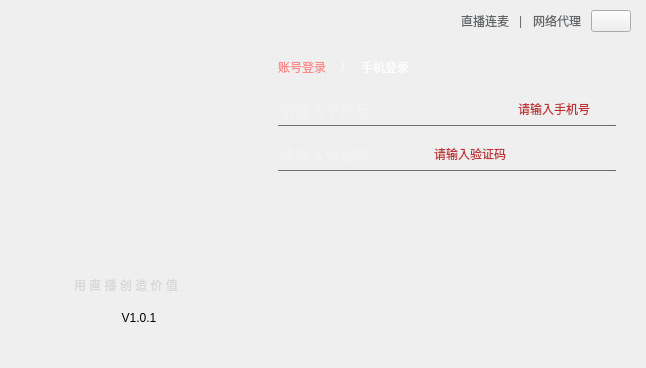
<?xml version="1.0" encoding="UTF-8"?>
<ui version="4.0">
 <class>VhallLoginWidget</class>
 <widget class="QWidget" name="VhallLoginWidget">
  <property name="geometry">
   <rect>
    <x>0</x>
    <y>0</y>
    <width>646</width>
    <height>368</height>
   </rect>
  </property>
  <property name="windowTitle">
   <string>Form</string>
  </property>
  <property name="styleSheet">
   <string notr="true"/>
  </property>
  <layout class="QHBoxLayout" name="horizontalLayout_12">
   <property name="spacing">
    <number>0</number>
   </property>
   <property name="leftMargin">
    <number>0</number>
   </property>
   <property name="topMargin">
    <number>0</number>
   </property>
   <property name="rightMargin">
    <number>0</number>
   </property>
   <property name="bottomMargin">
    <number>0</number>
   </property>
   <item>
    <layout class="QGridLayout" name="gridLayout">
     <property name="leftMargin">
      <number>74</number>
     </property>
     <property name="topMargin">
      <number>223</number>
     </property>
     <property name="rightMargin">
      <number>74</number>
     </property>
     <property name="horizontalSpacing">
      <number>0</number>
     </property>
     <property name="verticalSpacing">
      <number>6</number>
     </property>
     <item row="0" column="0">
      <layout class="QHBoxLayout" name="horizontalLayout_4">
       <property name="spacing">
        <number>0</number>
       </property>
       <item>
        <spacer name="horizontalSpacer_9">
         <property name="orientation">
          <enum>Qt::Horizontal</enum>
         </property>
         <property name="sizeType">
          <enum>QSizePolicy::Fixed</enum>
         </property>
         <property name="sizeHint" stdset="0">
          <size>
           <width>30</width>
           <height>20</height>
          </size>
         </property>
        </spacer>
       </item>
       <item>
        <widget class="QWidget" name="widget_vhallLogo" native="true">
         <property name="minimumSize">
          <size>
           <width>70</width>
           <height>39</height>
          </size>
         </property>
         <property name="maximumSize">
          <size>
           <width>70</width>
           <height>39</height>
          </size>
         </property>
         <property name="styleSheet">
          <string notr="true">border-image: url(:/login/img/loginDialog/login_logo.png);</string>
         </property>
        </widget>
       </item>
       <item>
        <spacer name="horizontalSpacer_10">
         <property name="orientation">
          <enum>Qt::Horizontal</enum>
         </property>
         <property name="sizeType">
          <enum>QSizePolicy::Fixed</enum>
         </property>
         <property name="sizeHint" stdset="0">
          <size>
           <width>30</width>
           <height>20</height>
          </size>
         </property>
        </spacer>
       </item>
      </layout>
     </item>
     <item row="1" column="0">
      <widget class="QLabel" name="label_logo">
       <property name="sizePolicy">
        <sizepolicy hsizetype="Fixed" vsizetype="Fixed">
         <horstretch>0</horstretch>
         <verstretch>0</verstretch>
        </sizepolicy>
       </property>
       <property name="minimumSize">
        <size>
         <width>130</width>
         <height>33</height>
        </size>
       </property>
       <property name="maximumSize">
        <size>
         <width>130</width>
         <height>33</height>
        </size>
       </property>
       <property name="styleSheet">
        <string notr="true">QLabel{color:#d5d8d7;font: 11pt &quot;微软雅黑&quot;;}</string>
       </property>
       <property name="text">
        <string>用 直 播 创 造 价 值</string>
       </property>
      </widget>
     </item>
     <item row="2" column="0">
      <widget class="QLabel" name="labVesion">
       <property name="maximumSize">
        <size>
         <width>130</width>
         <height>16777215</height>
        </size>
       </property>
       <property name="text">
        <string>V1.0.1</string>
       </property>
       <property name="alignment">
        <set>Qt::AlignCenter</set>
       </property>
      </widget>
     </item>
     <item row="3" column="0">
      <spacer name="verticalSpacer_7">
       <property name="orientation">
        <enum>Qt::Vertical</enum>
       </property>
       <property name="sizeType">
        <enum>QSizePolicy::Fixed</enum>
       </property>
       <property name="sizeHint" stdset="0">
        <size>
         <width>20</width>
         <height>40</height>
        </size>
       </property>
      </spacer>
     </item>
    </layout>
   </item>
   <item>
    <layout class="QVBoxLayout" name="verticalLayout_3">
     <property name="spacing">
      <number>0</number>
     </property>
     <property name="topMargin">
      <number>10</number>
     </property>
     <property name="rightMargin">
      <number>0</number>
     </property>
     <property name="bottomMargin">
      <number>0</number>
     </property>
     <item>
      <layout class="QHBoxLayout" name="horizontalLayout_5">
       <property name="spacing">
        <number>0</number>
       </property>
       <property name="rightMargin">
        <number>15</number>
       </property>
       <item>
        <spacer name="horizontalSpacer_8">
         <property name="orientation">
          <enum>Qt::Horizontal</enum>
         </property>
         <property name="sizeHint" stdset="0">
          <size>
           <width>40</width>
           <height>20</height>
          </size>
         </property>
        </spacer>
       </item>
       <item>
        <widget class="QLabel" name="label_interactive">
         <property name="styleSheet">
          <string notr="true">QLabel{
	color:#626567
}
QLabel:hover{
	color:#b8b8b8
}</string>
         </property>
         <property name="text">
          <string>直播连麦</string>
         </property>
        </widget>
       </item>
       <item>
        <spacer name="horizontalSpacer_6">
         <property name="orientation">
          <enum>Qt::Horizontal</enum>
         </property>
         <property name="sizeType">
          <enum>QSizePolicy::Fixed</enum>
         </property>
         <property name="sizeHint" stdset="0">
          <size>
           <width>10</width>
           <height>10</height>
          </size>
         </property>
        </spacer>
       </item>
       <item>
        <widget class="QLabel" name="label_3">
         <property name="styleSheet">
          <string notr="true">color:#626567</string>
         </property>
         <property name="text">
          <string>|</string>
         </property>
        </widget>
       </item>
       <item>
        <spacer name="horizontalSpacer_7">
         <property name="orientation">
          <enum>Qt::Horizontal</enum>
         </property>
         <property name="sizeType">
          <enum>QSizePolicy::Fixed</enum>
         </property>
         <property name="sizeHint" stdset="0">
          <size>
           <width>10</width>
           <height>10</height>
          </size>
         </property>
        </spacer>
       </item>
       <item>
        <widget class="QLabel" name="label_proxy">
         <property name="styleSheet">
          <string notr="true">QLabel{
	color:#626567
}
QLabel:hover{
	color:#b8b8b8
}</string>
         </property>
         <property name="text">
          <string>网络代理</string>
         </property>
        </widget>
       </item>
       <item>
        <spacer name="horizontalSpacer_11">
         <property name="orientation">
          <enum>Qt::Horizontal</enum>
         </property>
         <property name="sizeType">
          <enum>QSizePolicy::Fixed</enum>
         </property>
         <property name="sizeHint" stdset="0">
          <size>
           <width>10</width>
           <height>20</height>
          </size>
         </property>
        </spacer>
       </item>
       <item>
        <widget class="TitleButton" name="BtnClose">
         <property name="text">
          <string/>
         </property>
        </widget>
       </item>
      </layout>
     </item>
     <item>
      <spacer name="verticalSpacer_3">
       <property name="orientation">
        <enum>Qt::Vertical</enum>
       </property>
       <property name="sizeType">
        <enum>QSizePolicy::Fixed</enum>
       </property>
       <property name="sizeHint" stdset="0">
        <size>
         <width>20</width>
         <height>25</height>
        </size>
       </property>
      </spacer>
     </item>
     <item>
      <layout class="QHBoxLayout" name="horizontalLayout_6">
       <property name="spacing">
        <number>15</number>
       </property>
       <property name="rightMargin">
        <number>30</number>
       </property>
       <item>
        <widget class="QLabel" name="login_account">
         <property name="styleSheet">
          <string notr="true">QLabel{
color:#FF8888;
font: 14pt &quot;微软雅黑&quot;;
}

QLabel:hover{
color:#FF3333;
}</string>
         </property>
         <property name="text">
          <string>账号登录</string>
         </property>
        </widget>
       </item>
       <item>
        <widget class="QLabel" name="label_4">
         <property name="styleSheet">
          <string notr="true">color:#FEFEFE;
font: 15pt &quot;微软雅黑&quot;;</string>
         </property>
         <property name="text">
          <string>/</string>
         </property>
        </widget>
       </item>
       <item>
        <widget class="QLabel" name="login_phone">
         <property name="styleSheet">
          <string notr="true">QLabel{
color:#FEFEFE;
font: 14pt &quot;微软雅黑&quot;;
}

QLabel:hover{
color:#DDDDDD;
}</string>
         </property>
         <property name="text">
          <string>手机登录</string>
         </property>
        </widget>
       </item>
       <item>
        <spacer name="horizontalSpacer_12">
         <property name="orientation">
          <enum>Qt::Horizontal</enum>
         </property>
         <property name="sizeHint" stdset="0">
          <size>
           <width>40</width>
           <height>20</height>
          </size>
         </property>
        </spacer>
       </item>
      </layout>
     </item>
     <item>
      <spacer name="verticalSpacer_13">
       <property name="orientation">
        <enum>Qt::Vertical</enum>
       </property>
       <property name="sizeType">
        <enum>QSizePolicy::Fixed</enum>
       </property>
       <property name="sizeHint" stdset="0">
        <size>
         <width>20</width>
         <height>20</height>
        </size>
       </property>
      </spacer>
     </item>
     <item>
      <widget class="QStackedWidget" name="stackedWidget">
       <property name="currentIndex">
        <number>1</number>
       </property>
       <widget class="QWidget" name="page_3">
        <layout class="QVBoxLayout" name="verticalLayout">
         <property name="spacing">
          <number>0</number>
         </property>
         <property name="leftMargin">
          <number>0</number>
         </property>
         <property name="topMargin">
          <number>0</number>
         </property>
         <property name="rightMargin">
          <number>30</number>
         </property>
         <property name="bottomMargin">
          <number>0</number>
         </property>
         <item>
          <layout class="QHBoxLayout" name="horizontalLayout_7">
           <property name="rightMargin">
            <number>10</number>
           </property>
           <item>
            <widget class="QLineEdit" name="lineEdit_account">
             <property name="sizePolicy">
              <sizepolicy hsizetype="Expanding" vsizetype="Fixed">
               <horstretch>0</horstretch>
               <verstretch>0</verstretch>
              </sizepolicy>
             </property>
             <property name="minimumSize">
              <size>
               <width>120</width>
               <height>0</height>
              </size>
             </property>
             <property name="font">
              <font>
               <family>微软雅黑</family>
               <pointsize>11</pointsize>
               <weight>50</weight>
               <italic>false</italic>
               <bold>false</bold>
              </font>
             </property>
             <property name="styleSheet">
              <string notr="true">QLineEdit{
background-color:transparent;
border:0px;
color:#F5F5F5;
font: 11pt &quot;微软雅黑&quot;;
}
</string>
             </property>
             <property name="text">
              <string/>
             </property>
             <property name="placeholderText">
              <string>账号/邮箱/手机号</string>
             </property>
            </widget>
           </item>
           <item>
            <widget class="QLabel" name="tip_account">
             <property name="styleSheet">
              <string notr="true">color:#bf3033</string>
             </property>
             <property name="text">
              <string>请输入账号/邮箱/手机号</string>
             </property>
             <property name="alignment">
              <set>Qt::AlignRight|Qt::AlignTrailing|Qt::AlignVCenter</set>
             </property>
            </widget>
           </item>
           <item>
            <widget class="QLabel" name="label_account_login">
             <property name="minimumSize">
              <size>
               <width>16</width>
               <height>16</height>
              </size>
             </property>
             <property name="maximumSize">
              <size>
               <width>16</width>
               <height>16</height>
              </size>
             </property>
             <property name="styleSheet">
              <string notr="true">QLabel{
	background:url(:/login/img/loginDialog/login_user.png)
}
/*QLabel:hover{
	background:url(:/login/img/loginDialog/login_user_high.png)
}*/</string>
             </property>
             <property name="text">
              <string/>
             </property>
            </widget>
           </item>
          </layout>
         </item>
         <item>
          <spacer name="verticalSpacer_8">
           <property name="orientation">
            <enum>Qt::Vertical</enum>
           </property>
           <property name="sizeType">
            <enum>QSizePolicy::Fixed</enum>
           </property>
           <property name="sizeHint" stdset="0">
            <size>
             <width>20</width>
             <height>4</height>
            </size>
           </property>
          </spacer>
         </item>
         <item>
          <widget class="Line" name="line_5">
           <property name="minimumSize">
            <size>
             <width>0</width>
             <height>1</height>
            </size>
           </property>
           <property name="maximumSize">
            <size>
             <width>16777215</width>
             <height>1</height>
            </size>
           </property>
           <property name="styleSheet">
            <string notr="true">background-color:rgb(93,95,100)</string>
           </property>
           <property name="orientation">
            <enum>Qt::Horizontal</enum>
           </property>
          </widget>
         </item>
         <item>
          <spacer name="verticalSpacer">
           <property name="orientation">
            <enum>Qt::Vertical</enum>
           </property>
           <property name="sizeType">
            <enum>QSizePolicy::Fixed</enum>
           </property>
           <property name="sizeHint" stdset="0">
            <size>
             <width>20</width>
             <height>12</height>
            </size>
           </property>
          </spacer>
         </item>
         <item>
          <layout class="QHBoxLayout" name="horizontalLayout_8">
           <property name="rightMargin">
            <number>10</number>
           </property>
           <item>
            <widget class="QLineEdit" name="lineEdit_password">
             <property name="minimumSize">
              <size>
               <width>120</width>
               <height>34</height>
              </size>
             </property>
             <property name="maximumSize">
              <size>
               <width>180</width>
               <height>16777215</height>
              </size>
             </property>
             <property name="font">
              <font>
               <family>微软雅黑</family>
               <pointsize>11</pointsize>
               <weight>50</weight>
               <italic>false</italic>
               <bold>false</bold>
              </font>
             </property>
             <property name="styleSheet">
              <string notr="true">QLineEdit{
background-color:transparent;
border:0px;
color:#F5F5F5;
font: 11pt &quot;微软雅黑&quot;;
}
</string>
             </property>
             <property name="text">
              <string/>
             </property>
             <property name="echoMode">
              <enum>QLineEdit::Password</enum>
             </property>
             <property name="placeholderText">
              <string>密码</string>
             </property>
            </widget>
           </item>
           <item>
            <spacer name="horizontalSpacer_3">
             <property name="orientation">
              <enum>Qt::Horizontal</enum>
             </property>
             <property name="sizeHint" stdset="0">
              <size>
               <width>40</width>
               <height>20</height>
              </size>
             </property>
            </spacer>
           </item>
           <item>
            <widget class="QLabel" name="tip_password">
             <property name="styleSheet">
              <string notr="true">color:#bf3033</string>
             </property>
             <property name="text">
              <string>请输入密码</string>
             </property>
             <property name="alignment">
              <set>Qt::AlignRight|Qt::AlignTrailing|Qt::AlignVCenter</set>
             </property>
            </widget>
           </item>
           <item>
            <widget class="QLabel" name="label_login_password">
             <property name="minimumSize">
              <size>
               <width>10</width>
               <height>17</height>
              </size>
             </property>
             <property name="maximumSize">
              <size>
               <width>10</width>
               <height>17</height>
              </size>
             </property>
             <property name="styleSheet">
              <string notr="true">QLabel{
	background:url(:/login/img/loginDialog/login_password.png)
}
/*QLabel:hover{
	background:url(:/login/img/loginDialog/login_password_high.png)
}*/</string>
             </property>
             <property name="text">
              <string/>
             </property>
            </widget>
           </item>
          </layout>
         </item>
         <item>
          <widget class="Line" name="line_6">
           <property name="minimumSize">
            <size>
             <width>0</width>
             <height>1</height>
            </size>
           </property>
           <property name="maximumSize">
            <size>
             <width>16777215</width>
             <height>1</height>
            </size>
           </property>
           <property name="styleSheet">
            <string notr="true">background-color:rgb(93,95,100)</string>
           </property>
           <property name="orientation">
            <enum>Qt::Horizontal</enum>
           </property>
          </widget>
         </item>
         <item>
          <spacer name="verticalSpacer_9">
           <property name="orientation">
            <enum>Qt::Vertical</enum>
           </property>
           <property name="sizeType">
            <enum>QSizePolicy::Fixed</enum>
           </property>
           <property name="sizeHint" stdset="0">
            <size>
             <width>20</width>
             <height>20</height>
            </size>
           </property>
          </spacer>
         </item>
         <item>
          <layout class="QHBoxLayout" name="horizontalLayout_9">
           <item>
            <widget class="QCheckBox" name="checkBox">
             <property name="font">
              <font>
               <family>微软雅黑</family>
              </font>
             </property>
             <property name="focusPolicy">
              <enum>Qt::NoFocus</enum>
             </property>
             <property name="styleSheet">
              <string notr="true">QCheckBox{
	color:#626567
}
QCheckBox:hover{
	color:#FEFEFE;
}
QCheckBox:pressed{
	color:626567
}
QCheckBox::indicator:unchecked{  
    border-image:url(:/login/img/loginDialog/login_auto.png);
	width:12px;
	height:12px;
}   
QCheckBox::indicator:checked{  
    border-image:url(:/login/img/loginDialog/login_auto_checked.png);
	background:transparent;
    width:12px;
	height:12px;
}  </string>
             </property>
             <property name="text">
              <string>记住密码</string>
             </property>
            </widget>
           </item>
           <item>
            <spacer name="horizontalSpacer_14">
             <property name="orientation">
              <enum>Qt::Horizontal</enum>
             </property>
             <property name="sizeHint" stdset="0">
              <size>
               <width>40</width>
               <height>20</height>
              </size>
             </property>
            </spacer>
           </item>
           <item>
            <widget class="QLabel" name="login_forgot_password">
             <property name="font">
              <font>
               <family>微软雅黑</family>
              </font>
             </property>
             <property name="styleSheet">
              <string notr="true">QLabel{
	color:#626567
}
QLabel:hover{
	color:#b8b8b8
}</string>
             </property>
             <property name="text">
              <string>忘记密码</string>
             </property>
            </widget>
           </item>
           <item>
            <spacer name="horizontalSpacer_4">
             <property name="orientation">
              <enum>Qt::Horizontal</enum>
             </property>
             <property name="sizeType">
              <enum>QSizePolicy::Fixed</enum>
             </property>
             <property name="sizeHint" stdset="0">
              <size>
               <width>15</width>
               <height>20</height>
              </size>
             </property>
            </spacer>
           </item>
           <item>
            <widget class="QLabel" name="label_7">
             <property name="styleSheet">
              <string notr="true">color:#626567</string>
             </property>
             <property name="text">
              <string>|</string>
             </property>
            </widget>
           </item>
           <item>
            <spacer name="horizontalSpacer_5">
             <property name="orientation">
              <enum>Qt::Horizontal</enum>
             </property>
             <property name="sizeType">
              <enum>QSizePolicy::Fixed</enum>
             </property>
             <property name="sizeHint" stdset="0">
              <size>
               <width>15</width>
               <height>20</height>
              </size>
             </property>
            </spacer>
           </item>
           <item>
            <widget class="QLabel" name="login_register">
             <property name="font">
              <font>
               <family>微软雅黑</family>
              </font>
             </property>
             <property name="styleSheet">
              <string notr="true">QLabel{
	color:#626567
}
QLabel:hover{
	color:#b8b8b8
}</string>
             </property>
             <property name="text">
              <string>注册账号</string>
             </property>
            </widget>
           </item>
          </layout>
         </item>
         <item>
          <spacer name="verticalSpacer_10">
           <property name="orientation">
            <enum>Qt::Vertical</enum>
           </property>
           <property name="sizeHint" stdset="0">
            <size>
             <width>20</width>
             <height>40</height>
            </size>
           </property>
          </spacer>
         </item>
        </layout>
       </widget>
       <widget class="QWidget" name="page_4">
        <layout class="QVBoxLayout" name="verticalLayout_2">
         <property name="spacing">
          <number>0</number>
         </property>
         <property name="leftMargin">
          <number>0</number>
         </property>
         <property name="topMargin">
          <number>0</number>
         </property>
         <property name="rightMargin">
          <number>30</number>
         </property>
         <property name="bottomMargin">
          <number>0</number>
         </property>
         <item>
          <layout class="QHBoxLayout" name="horizontalLayout_2">
           <property name="rightMargin">
            <number>10</number>
           </property>
           <item>
            <widget class="QLineEdit" name="lineEdit_phone">
             <property name="minimumSize">
              <size>
               <width>120</width>
               <height>0</height>
              </size>
             </property>
             <property name="maximumSize">
              <size>
               <width>180</width>
               <height>16777215</height>
              </size>
             </property>
             <property name="font">
              <font>
               <family>微软雅黑</family>
               <pointsize>11</pointsize>
               <weight>50</weight>
               <italic>false</italic>
               <bold>false</bold>
              </font>
             </property>
             <property name="styleSheet">
              <string notr="true">QLineEdit{
background-color:transparent;
border:0px;
color:#F5F5F5;
font: 11pt &quot;微软雅黑&quot;;
}
</string>
             </property>
             <property name="text">
              <string/>
             </property>
             <property name="placeholderText">
              <string>请输入手机号</string>
             </property>
            </widget>
           </item>
           <item>
            <spacer name="horizontalSpacer_2">
             <property name="orientation">
              <enum>Qt::Horizontal</enum>
             </property>
             <property name="sizeHint" stdset="0">
              <size>
               <width>40</width>
               <height>20</height>
              </size>
             </property>
            </spacer>
           </item>
           <item>
            <widget class="QLabel" name="tip_phone">
             <property name="styleSheet">
              <string notr="true">color:#bf3033</string>
             </property>
             <property name="text">
              <string>请输入手机号</string>
             </property>
             <property name="alignment">
              <set>Qt::AlignRight|Qt::AlignTrailing|Qt::AlignVCenter</set>
             </property>
            </widget>
           </item>
           <item>
            <widget class="QLabel" name="label_phoneNum_login">
             <property name="minimumSize">
              <size>
               <width>16</width>
               <height>16</height>
              </size>
             </property>
             <property name="maximumSize">
              <size>
               <width>16</width>
               <height>16</height>
              </size>
             </property>
             <property name="styleSheet">
              <string notr="true">QLabel{
	background:url(:/login/img/loginDialog/login_user.png)
}
/*QLabel:hover{
	background:url(:/login/img/loginDialog/login_user_high.png)
}*/</string>
             </property>
             <property name="text">
              <string/>
             </property>
            </widget>
           </item>
          </layout>
         </item>
         <item>
          <spacer name="verticalSpacer_2">
           <property name="orientation">
            <enum>Qt::Vertical</enum>
           </property>
           <property name="sizeType">
            <enum>QSizePolicy::Fixed</enum>
           </property>
           <property name="sizeHint" stdset="0">
            <size>
             <width>20</width>
             <height>4</height>
            </size>
           </property>
          </spacer>
         </item>
         <item>
          <widget class="Line" name="line_7">
           <property name="minimumSize">
            <size>
             <width>0</width>
             <height>1</height>
            </size>
           </property>
           <property name="maximumSize">
            <size>
             <width>16777215</width>
             <height>1</height>
            </size>
           </property>
           <property name="styleSheet">
            <string notr="true">background-color:rgb(93,95,100)</string>
           </property>
           <property name="orientation">
            <enum>Qt::Horizontal</enum>
           </property>
          </widget>
         </item>
         <item>
          <spacer name="verticalSpacer_11">
           <property name="orientation">
            <enum>Qt::Vertical</enum>
           </property>
           <property name="sizeType">
            <enum>QSizePolicy::Fixed</enum>
           </property>
           <property name="sizeHint" stdset="0">
            <size>
             <width>20</width>
             <height>12</height>
            </size>
           </property>
          </spacer>
         </item>
         <item>
          <layout class="QHBoxLayout" name="horizontalLayout">
           <item>
            <widget class="QLineEdit" name="lineEdit_verify_code">
             <property name="minimumSize">
              <size>
               <width>120</width>
               <height>0</height>
              </size>
             </property>
             <property name="maximumSize">
              <size>
               <width>120</width>
               <height>16777215</height>
              </size>
             </property>
             <property name="font">
              <font>
               <family>微软雅黑</family>
               <pointsize>11</pointsize>
               <weight>50</weight>
               <italic>false</italic>
               <bold>false</bold>
              </font>
             </property>
             <property name="styleSheet">
              <string notr="true">QLineEdit{
background-color:transparent;
border:0px;
color:#F5F5F5;
font: 11pt &quot;微软雅黑&quot;;
}
</string>
             </property>
             <property name="text">
              <string/>
             </property>
             <property name="echoMode">
              <enum>QLineEdit::Normal</enum>
             </property>
             <property name="placeholderText">
              <string>请输入验证码</string>
             </property>
            </widget>
           </item>
           <item>
            <spacer name="horizontalSpacer">
             <property name="orientation">
              <enum>Qt::Horizontal</enum>
             </property>
             <property name="sizeHint" stdset="0">
              <size>
               <width>40</width>
               <height>20</height>
              </size>
             </property>
            </spacer>
           </item>
           <item>
            <widget class="QLabel" name="tip_verify_code">
             <property name="styleSheet">
              <string notr="true">color:#bf3033</string>
             </property>
             <property name="text">
              <string>请输入验证码</string>
             </property>
             <property name="alignment">
              <set>Qt::AlignRight|Qt::AlignTrailing|Qt::AlignVCenter</set>
             </property>
            </widget>
           </item>
           <item>
            <widget class="QLabel" name="login_get_verify_code">
             <property name="enabled">
              <bool>true</bool>
             </property>
             <property name="minimumSize">
              <size>
               <width>110</width>
               <height>32</height>
              </size>
             </property>
             <property name="maximumSize">
              <size>
               <width>110</width>
               <height>32</height>
              </size>
             </property>
             <property name="styleSheet">
              <string notr="true">QLabel{
	color:rgb(50,50,50);
	font: 10pt &quot;微软雅黑&quot;;
	background:url(:/login/img/loginDialog/login_verify_code.png)
}
QLabel:hover{
	background:url(:/login/img/loginDialog/login_verify_code_high.png)
}
QLabel:disabled{
	background:url(:/login/img/loginDialog/login_verify_code_disable.png)
}</string>
             </property>
             <property name="text">
              <string/>
             </property>
             <property name="alignment">
              <set>Qt::AlignCenter</set>
             </property>
            </widget>
           </item>
          </layout>
         </item>
         <item>
          <widget class="Line" name="line_8">
           <property name="minimumSize">
            <size>
             <width>0</width>
             <height>1</height>
            </size>
           </property>
           <property name="maximumSize">
            <size>
             <width>16777215</width>
             <height>1</height>
            </size>
           </property>
           <property name="styleSheet">
            <string notr="true">background-color:rgb(93,95,100)</string>
           </property>
           <property name="orientation">
            <enum>Qt::Horizontal</enum>
           </property>
          </widget>
         </item>
         <item>
          <spacer name="verticalSpacer_12">
           <property name="orientation">
            <enum>Qt::Vertical</enum>
           </property>
           <property name="sizeHint" stdset="0">
            <size>
             <width>20</width>
             <height>61</height>
            </size>
           </property>
          </spacer>
         </item>
        </layout>
       </widget>
      </widget>
     </item>
     <item>
      <layout class="QVBoxLayout" name="verticalLayout_5">
       <property name="spacing">
        <number>0</number>
       </property>
       <property name="leftMargin">
        <number>30</number>
       </property>
       <property name="rightMargin">
        <number>50</number>
       </property>
       <item>
        <widget class="QLabel" name="login_btn">
         <property name="enabled">
          <bool>true</bool>
         </property>
         <property name="minimumSize">
          <size>
           <width>282</width>
           <height>40</height>
          </size>
         </property>
         <property name="styleSheet">
          <string notr="true">QLabel{
	background:url(:/login/img/loginDialog/login_login.png)
}
QLabel:hover{
	background:url(:/login/img/loginDialog/login_login_high.png)
}
QLabel:disabled{
	background:url(:/login/img/loginDialog/login_login_disable.png)
}</string>
         </property>
         <property name="text">
          <string/>
         </property>
        </widget>
       </item>
       <item>
        <widget class="QLabel" name="tip_login_failed">
         <property name="minimumSize">
          <size>
           <width>282</width>
           <height>46</height>
          </size>
         </property>
         <property name="styleSheet">
          <string notr="true">color:#a4a4a6
</string>
         </property>
         <property name="text">
          <string/>
         </property>
         <property name="alignment">
          <set>Qt::AlignCenter</set>
         </property>
        </widget>
       </item>
      </layout>
     </item>
    </layout>
   </item>
  </layout>
 </widget>
 <customwidgets>
  <customwidget>
   <class>TitleButton</class>
   <extends>QPushButton</extends>
   <header>title_button.h</header>
  </customwidget>
 </customwidgets>
 <resources>
  <include location="../project/VhallLive.qrc"/>
 </resources>
 <connections/>
</ui>
